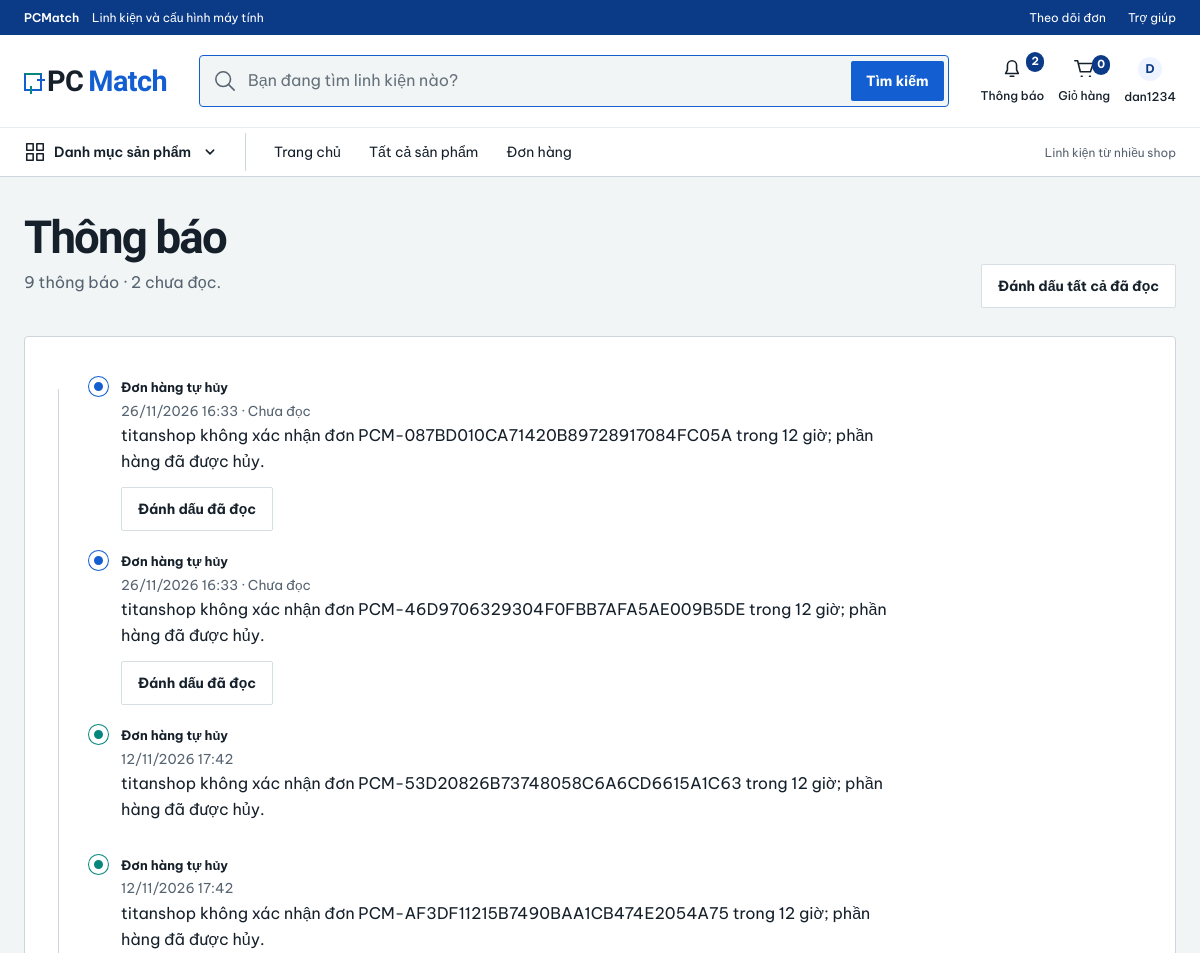
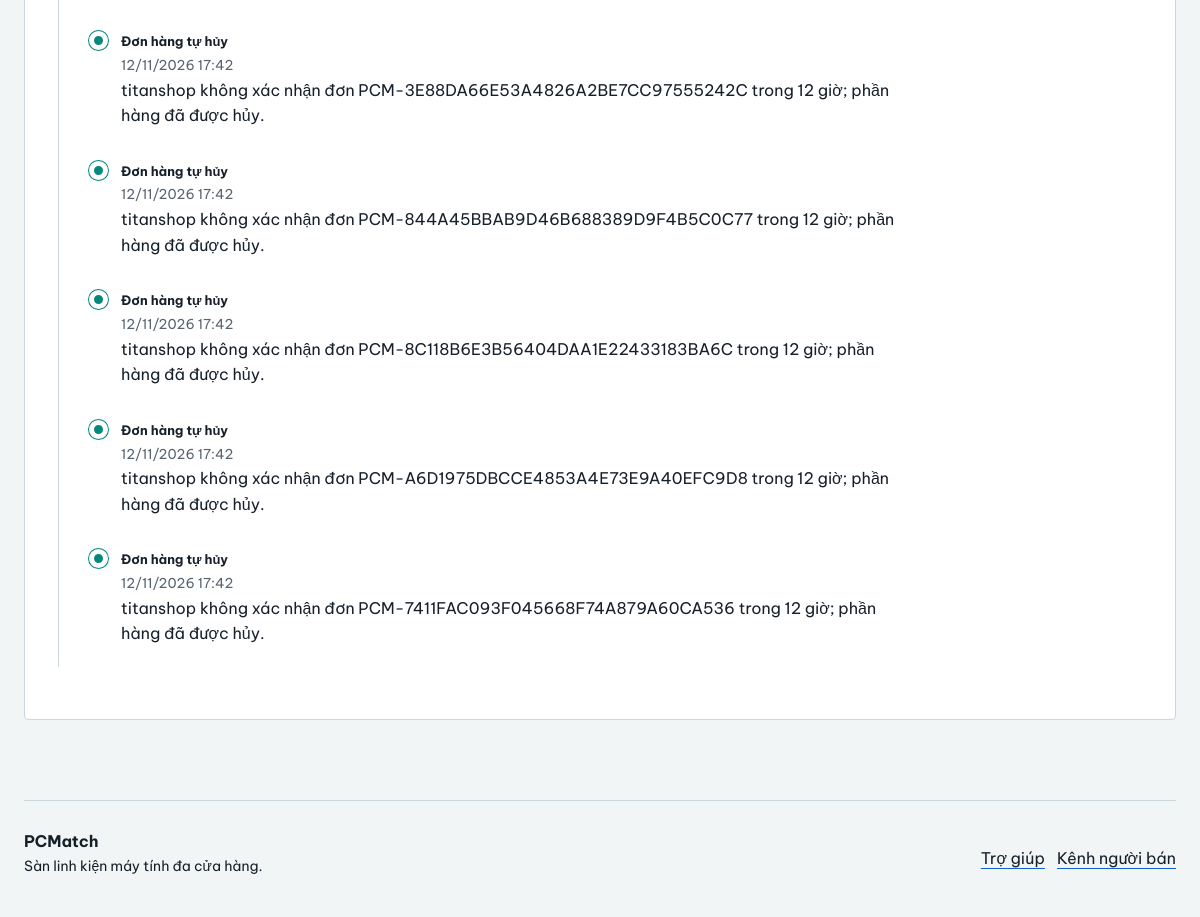
Page /buyer/notifications/ (signed in) on the committed database (2 pictures, top to bottom).
### users/models.py (models this page shows, shortened)
class User(AbstractUser):
    STATUS_CHOICES = [
        ('ACTIVE', 'Active'),
        ('INACTIVE', 'Inactive'),
        ('LOCKED', 'Locked'),
    ]
    ROLE_CHOICES = [
        ('CUSTOMER', 'Customer'),
        ('BUYER', 'Buyer'),
        ('SELLER', 'Seller'),
        ('ADMIN', 'Admin'),
    ]
    full_name = models.CharField(max_length=100)
    email = models.EmailField(unique=True)
    phone = models.CharField(max_length=20, blank=True)
    avatar = models.ImageField(upload_to='avatar/', blank=True)
    role = models.CharField(max_length=20, choices=ROLE_CHOICES, default='CUSTOMER')
    status = models.CharField(max_length=20, choices=STATUS_CHOICES, default='ACTIVE')
    email_verified = models.BooleanField(default=False)
    phone_verified = models.BooleanField(default=False)
    two_factor_enabled = models.BooleanField(
        default=False,
        help_text='Bật để yêu cầu mã OTP khi đăng nhập khu vực quản trị.',
    )
    created_at = models.DateTimeField(auto_now_add=True)
    updated_at = models.DateTimeField(auto_now=True)

### notifications/models.py (models this page shows, shortened)
class Notification(models.Model):
    notification_id = models.BigAutoField(primary_key=True)
    user = models.ForeignKey(settings.AUTH_USER_MODEL, on_delete=models.CASCADE, related_name='notifications')
    title = models.CharField(max_length=255)
    message = models.TextField()
    type = models.CharField(max_length=50, blank=True)
    is_read = models.BooleanField(default=False)
    created_at = models.DateTimeField(auto_now_add=True)

### users/views.py (the view, shortened to what this page needs)
@require_http_methods(['GET', 'POST'])
@buyer_required
def buyer_notifications(request):
    notifications = Notification.objects.filter(user=request.user).order_by('-created_at', '-pk')
    notification_page = Paginator(notifications, 20).get_page(request.GET.get('page'))
    return render(request, 'buyer/notifications.html', {
        'page_name': 'notifications',
        'page_section': 'buyer',
        'notifications': notification_page,
        'notifications_page': notification_page,
        'notification_total': notifications.count(),
        'unread_notification_count': notifications.filter(is_read=False).count(),
    })

### PCMatch/pages.py (called while the page is built)
def route_name(section, page):
    return f'{section}_{page.replace("-", "_")}'

### products/comparison.py (called while the page is built)
def parse_product_ids(values):
    ids = []
    for value in ','.join(str(value) for value in values[:4])[:100].split(','):
        if value.isascii() and value.isdigit() and len(value) <= 18:
            product_id = int(value)
            if product_id not in ids:
                ids.append(product_id)
        if len(ids) == 4:
            break
    return ids

def comparison_products(ids):
    found = {
        product.pk: product for product in Product.objects.filter(pk__in=ids)
        .select_related('category', 'brand', 'shop').prefetch_related('specifications')
    }
    return [found[product_id] for product_id in ids if product_id in found]

def session_products(request):
    return comparison_products(parse_product_ids(request.session.get(SESSION_KEY, [])))

### users/views.py (called while the page is built)
def _is_live_account(user):
    return (
            user.is_authenticated
            and user.is_active
            and getattr(user, 'status', 'ACTIVE') == 'ACTIVE'
    )

def is_active_buyer(user):
    return _is_live_account(user) and getattr(user, 'role', '') in BUYER_ROLES

def is_staff_user(user):
    return (
            user.is_authenticated
            and user.is_active
            and getattr(user, 'status', 'ACTIVE') == 'ACTIVE'
            and (user.is_staff or getattr(user, 'role', '') == 'ADMIN')
    )

### templates/buyer/notifications.html (shortened to what this page needs)
{% extends 'includes/buyer_base.html' %}
{% block content %}
<div class="page-head">
    <div>
        <h1>Thông báo</h1>
        <p>{{ notification_total }} thông báo · {{ unread_notification_count }} chưa đọc.</p>
    </div>
    {% if unread_notification_count %}
    <form method="post">
        <button type="submit" class="btn btn--secondary">Đánh dấu tất cả đã đọc</button>
    </form>
    {% endif %}
</div>
<section class="panel panel--padded">
    <ol class="timeline notification-timeline">
        {% for note in notifications %}
        <li class="timeline__item{% if note.is_read %} is-done{% else %} is-current{% endif %}">
            <span class="timeline__dot" aria-hidden="true"></span>
            <div class="timeline__content">
                <strong>{{ note.title }}</strong>
                <small>{{ note.created_at|date:'d/m/Y H:i' }}{% if not note.is_read %} · Chưa đọc{% endif %}</small>
                <p>{{ note.message }}</p>
                {% if not note.is_read %}
                <form method="post">
                    <button class="btn btn--secondary" type="submit">Đánh dấu đã đọc</button>
                </form>
                {% endif %}
            </div>
        </li>
        {% endfor %}
    </ol>
</section>
{% endblock %}

### templates/includes/buyer_header.html (shortened to what this page needs)
{% load cart_prices %}
<div class="buyer-service">
    <div class="container"><span><b>PCMatch</b> Linh kiện và cấu hình máy tính</span>
        <div><a href="{% url 'buyer_orders' %}">Theo dõi đơn</a><a href="{% url 'buyer_help' %}">Trợ giúp</a></div>
    </div>
</div>
<header class="market-header buyer-header">
    <div class="container market-top">
        <a class="logo" href="{% url 'home' %}" aria-label="PCMatch — Trang chủ"><i class="logo__mark"
                                                                                    aria-hidden="true"></i><span>PC</span><span>Match</span></a>
        <div class="header-search-wrap">
            <form action="{% url 'buyer_search' %}" class="market-search" role="search">
                    {% include 'includes/buyer_icon.html' with icon='search' %}
                <input id="global-search" name="q" type="search" value="{{ request.GET.q }}" enterkeyhint="search"
                       autocomplete="off" placeholder="Bạn đang tìm linh kiện nào?" aria-controls="header-suggestions"
                       aria-expanded="false">
                <button class="btn btn--primary" type="submit">Tìm kiếm</button>
            </form>
        </div>
        <div class="header-utilities">
            <div class="header-notification">
                <a class="header-utility" href="{% url 'buyer_notifications' %}"
                   aria-label="Thông báo{% if notification_count %}, {{ notification_count }} chưa đọc{% endif %}">
                    {% include 'includes/buyer_icon.html' with icon='bell' %}
                    <span>Thông báo</span>
                    {% if notification_count %}<b>{% if notification_count > 99 %}99+{% else %}
                        {{ notification_count }}{% endif %}</b>{% endif %}
                </a>
            </div>
            <details class="header-cart header-dropdown">
                <summary class="header-utility cart-link"
                         aria-label="Xem nhanh giỏ hàng">{% include 'includes/buyer_icon.html' with icon='cart' %}<span>Giỏ hàng</span><b
                        id="cart-count">{{ database_cart_count }}</b></summary>
            </details>
            <details class="header-account header-dropdown">
                <summary class="header-utility">
                    {% if request.user.is_authenticated %}
                        {% if request.user.avatar %}
                            <img src="{{ request.user.avatar.url }}"
                                 class="header-avatar header-avatar--image"
                                 alt="Ảnh đại diện">
                        {% else %}
                            <span class="header-avatar">{{ request.user.full_name|default:request.user.username|first|upper }}</span>
                        {% endif %}
                    {% else %}
                        {% include 'includes/buyer_icon.html' with icon='user' %}
                    {% endif %}
                    <span>{% if request.user.is_authenticated %}{{ request.user.full_name|default:request.user.username }}{% else %}Tài khoản{% endif %}</span>
                </summary>
            </details>
        </div>
    </div>
    <div class="header-nav-strip">
        <nav id="market-nav" class="container market-nav" aria-label="Điều hướng mua sắm">
            <details class="header-categories header-dropdown">
                <summary>{% include 'includes/buyer_icon.html' with icon='grid' %}Danh mục sản
                    phẩm{% include 'includes/buyer_icon.html' with icon='chevron' %}</summary>
            </details>
            <a href="{% url 'home' %}"{% if page_name == 'home' %} aria-current="page"{% endif %}>Trang chủ</a>
            <a href="{% url 'buyer_search' %}"{% if page_name == 'search' %} aria-current="page"{% endif %}>Tất cả sản
                phẩm</a>
            <a href="{% url 'buyer_orders' %}">Đơn hàng</a>
            <span class="header-nav-note">Linh kiện từ nhiều shop</span>
        </nav>
    </div>
</header>

### static/css/tokens.css (style rules this page uses)
:root { --color-cobalt: #135fd2; --color-cobalt-deep: #0b3a86; --color-cobalt-soft: #eef4ff; --color-teal: #05877e; --color-teal-deep: #075f59; --color-teal-soft: #effaf9; --color-amber: #c87500; --color-amber-deep: #7a4600; --color-amber-soft: #fff7e8; --color-red: #c63b4b; --color-red-deep: #8f2533; --color-red-soft: #fff0f2; --color-ink: #15202b; --color-slate: #566370; --color-canvas: #f2f5f6; --color-surface: #ffffff; --color-border: #ccd6dc; --color-muted: #e7edf0; --color-muted-strong: #d5dfe4; --font-display: "Saira Semi Condensed", "Arial Narrow", sans-serif; --font-body: "Be Vietnam Pro", Arial, sans-serif; --text-xs: 0.6875rem; --text-sm: 0.8125rem; --text-base: 1rem; --text-lg: 1.125rem; --text-xl: 1.375rem; --text-2xl: clamp(1.75rem, 3vw, 2.5rem); --text-3xl: clamp(2.25rem, 4.2vw, 4rem); --text-display: clamp(3rem, 6vw, 6rem); --space-1: 0.25rem; --space-2: 0.5rem; --space-3: 0.75rem; --space-4: 1rem; --space-5: 1.25rem; --space-6: 1.5rem; --space-8: 2rem; --space-10: 2.5rem; --space-12: 3rem; --space-16: 4rem; --space-18: 4.5rem; --radius-control: 2px; --radius-panel: 4px; --radius-status: 999px; --border: 1px solid var(--color-border); --shadow-float: 0 8px 24px rgba(21, 32, 43, 0.12); --shadow-overlay: 0 20px 60px rgba(21, 32, 43, 0.18); --ease-signal: 160ms cubic-bezier(0.2, 0.8, 0.2, 1); --ease-panel: 220ms cubic-bezier(0.2, 0.7, 0.2, 1); --container: 1480px; --sidebar: 248px; }

### static/css/base.css (style rules this page uses)
*, *::before, *::after { box-sizing: border-box; }
html { scroll-behavior: smooth; }
body { margin: 0; background: var(--color-canvas); color: var(--color-ink); font-family: var(--font-body); font-size: var(--text-base); line-height: 1.6; text-rendering: optimizeLegibility; -webkit-font-smoothing: antialiased; }
* { scrollbar-color: var(--color-slate) var(--color-muted); scrollbar-width: thin; }
a { color: inherit; text-decoration-color: var(--color-cobalt); text-underline-offset: 0.22em; }
button, input, select, textarea { font: inherit; }
button, a { -webkit-tap-highlight-color: transparent; }
button { cursor: pointer; }
h1, h2, h3, h4, p { margin-top: 0; }
h1, h2, h3, h4 { font-family: var(--font-display); text-wrap: balance; }
h1 { max-width: 14ch; font-size: var(--text-display); line-height: 0.9; letter-spacing: -0.04em; }
p { max-width: 72ch; }
.container { width: min(calc(100% - 32px), var(--container)); margin-inline: auto; }
.stack > *, .cluster > *, .panel, main, section, article, aside { min-width: 0; }
body { background-color: var(--color-canvas); background-image: linear-gradient(rgba(21, 32, 43, 0.028) 1px, transparent 1px), linear-gradient(90deg, rgba(21, 32, 43, 0.028) 1px, transparent 1px); background-position: -1px -1px; background-size: 32px 32px; }
a { transition: color var(--ease-signal), background-color var(--ease-signal), border-color var(--ease-signal); }
input::placeholder, textarea::placeholder { color: #74818c; opacity: 1; }

### rows in the picture
User: user.full_name|first "D", user.full_name "dan1234"
Notification: title "Đơn hàng tự hủy", created_at "26/11/2026 16:33", is_read "· Chưa đọc", message "titanshop không xác nhận đơn PCM-087BD010CA71420B89728917084FC05A trong 12 giờ; phần hàng đã được hủy."
Notification: title "Đơn hàng tự hủy", created_at "26/11/2026 16:33", is_read "· Chưa đọc", message "titanshop không xác nhận đơn PCM-46D9706329304F0FBB7AFA5AE009B5DE trong 12 giờ; phần hàng đã được hủy."
Notification: title "Đơn hàng tự hủy", created_at "12/11/2026 17:42", message "titanshop không xác nhận đơn PCM-53D20826B73748058C6A6CD6615A1C63 trong 12 giờ; phần hàng đã được hủy."
Notification: title "Đơn hàng tự hủy", created_at "12/11/2026 17:42", message "titanshop không xác nhận đơn PCM-AF3DF11215B7490BAA1CB474E2054A75 trong 12 giờ; phần hàng đã được hủy."
Notification: title "Đơn hàng tự hủy", created_at "12/11/2026 17:42", message "titanshop không xác nhận đơn PCM-3E88DA66E53A4826A2BE7CC97555242C trong 12 giờ; phần hàng đã được hủy."
Notification: title "Đơn hàng tự hủy", created_at "12/11/2026 17:42", message "titanshop không xác nhận đơn PCM-844A45BBAB9D46B688389D9F4B5C0C77 trong 12 giờ; phần hàng đã được hủy."
Notification: title "Đơn hàng tự hủy", created_at "12/11/2026 17:42", message "titanshop không xác nhận đơn PCM-8C118B6E3B56404DAA1E22433183BA6C trong 12 giờ; phần hàng đã được hủy."
Notification: title "Đơn hàng tự hủy", created_at "12/11/2026 17:42", message "titanshop không xác nhận đơn PCM-A6D1975DBCCE4853A4E73E9A40EFC9D8 trong 12 giờ; phần hàng đã được hủy."
Notification: title "Đơn hàng tự hủy", created_at "12/11/2026 17:42", message "titanshop không xác nhận đơn PCM-7411FAC093F045668F74A879A60CA536 trong 12 giờ; phần hàng đã được hủy."

### other values in the picture
{{ notification_count }} "2"
{{ database_cart_count }} "0"
{{ notification_total }} "9"
{{ unread_notification_count }} "2"
